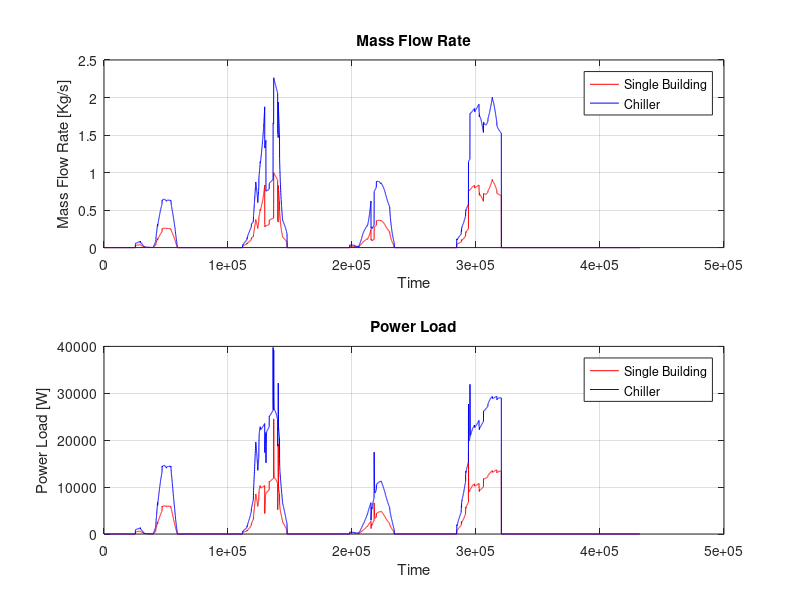

Write the MATLAB code that produced this figure.
rawData = load('Input.mat');

data = rawData.Input.signals.values;
time = rawData.Input.time;

%% BUILDING 
subplot(2,1,1);plot(time, data(:,1), 'r', time, data(:,1)+data(:,3), 'b');
legend('Single Building', 'Chiller');
grid on;
xlabel('Time');
ylabel('Mass Flow Rate [Kg/s]');
title('Mass Flow Rate');

subplot(2,1,2);plot(time, -data(:,2), 'r', time, -data(:,2)-data(:,4), 'b');
legend('Single Building', 'Chiller');
grid on;
xlabel('Time');
ylabel('Power Load [W]');
title('Power Load');